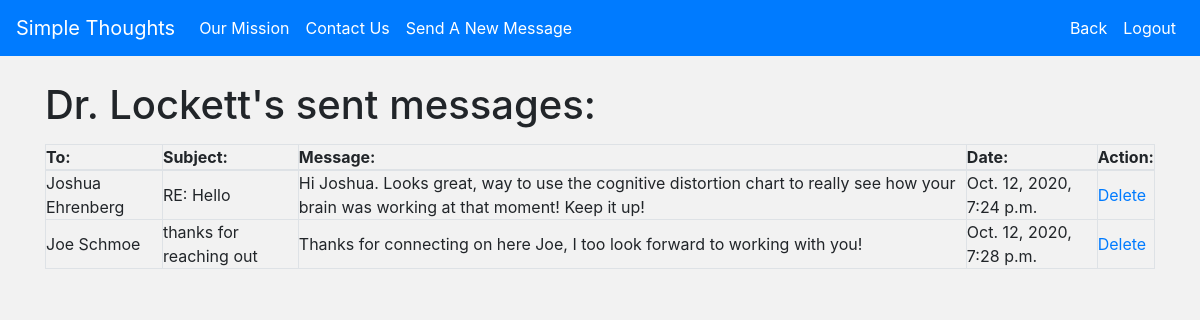
Screenshot of /therapist_sent (signed in) with the database file from the repository.
### STR_app/models.py (models this page shows)
class Therapist(models.Model):
    title = models.CharField(max_length=60)
    first_name = models.CharField(max_length=60)
    last_name = models.CharField(max_length=60)
    practice_name = models.CharField(max_length=255)
    location = models.CharField(max_length=255)
    gender = models.CharField(max_length=10)
    accept_new_patients = models.BooleanField(default=False)
    email = models.CharField(max_length=255)
    password = models.CharField(max_length=255)
    created_at = models.DateTimeField(auto_now_add = True)
    updated_at = models.DateTimeField(auto_now = True)
    objects = TherapistManager()

class Message(models.Model):
    therapist = models.ForeignKey(Therapist, related_name="therapist_message", on_delete=models.CASCADE)
    patient = models.ForeignKey(Patient, related_name="patient_message", on_delete=models.CASCADE)
    sender = models.CharField(max_length=9)
    subject = models.CharField(max_length=255)
    message_content = models.TextField(null = True)
    unread = models.BooleanField(default=True)
    created_at = models.DateTimeField(auto_now_add = True)
    updated_at = models.DateTimeField(auto_now = True)
    objects = MessageManager()

class Patient(models.Model):
    first_name = models.CharField(max_length=60)
    last_name = models.CharField(max_length=60)
    email = models.CharField(max_length=255)
    password = models.CharField(max_length=255)
    therapist = models.ForeignKey(Therapist, related_name='patients', on_delete=models.CASCADE)
    created_at = models.DateTimeField(auto_now_add = True)
    updated_at = models.DateTimeField(auto_now = True)
    objects = PatientManager()

### STR_app/views.py (the view)
# urls.py: path('therapist_sent', views.therapist_sent),
def therapist_sent(request):
    if 'therapist_id' not in request.session:
        return redirect('/')
    context = {
        'therapist': Therapist.objects.get(id=request.session['therapist_id'])
    }
    return render(request, 'therapist_sent.html', context)

### STR_app/templates/therapist_sent.html (shortened to what this page needs)
<!DOCTYPE html>
<html lang="en">
<head>
    <link href="https://stackpath.bootstrapcdn.com/bootstrap/4.5.0/css/bootstrap.min.css" rel="stylesheet">
    {% load static %}
    <link rel="stylesheet" href="{% static 'style/css/style.css' %}">
</head>
<body>
    <nav class="navbar navbar-expand-lg navbar-dark bg-primary">
        <a class="navbar-brand" href="/">Simple Thoughts</a>
        <div class="collapse navbar-collapse" id="navbarNav">
            <ul class="navbar-nav">
                <li class="nav-item active">
                    <a class="nav-link" href="/our_mission">Our Mission <span class="sr-only">(current)</span></a>
                </li>
                <li class="nav-item active">
                    <a class="nav-link" href="/contact">Contact Us</a>
                </li>
                <li class="nav-item active">
                    <a class="nav-link" href="/therapist_new_message">Send A New Message</a>
                </li>
            </ul>
            <ul class="navbar-nav ml-auto">
                <li class="nav-item active">
                    <a class="nav-link" href="/therapist_mailbox">Back</a>
                </li>
                <li class="nav-item active">
                    <a class="nav-link" href="/logout">Logout</a>
                </li>
            </ul>
        </div>
      </nav>
      <div class="container">
        <h1 id="t_sent_h1">{{ therapist.title}} {{ therapist.last_name }}'s sent messages:</h1>
        <table id="t_sent_table" class="table-bordered" style="width:100%">
            <thead>
                <tr>
                    <th>To:</th>
                    <th>Subject:</th>
                    <th>Message:</th>
                    <th>Date:</th>
                    <th>Action:</th>
                </tr>
            </thead>
            <tbody>
                {% for msg in therapist.therapist_message.all  %}
                {% if msg.sender == "therapist" %}
                <tr>
                    <td>{{msg.patient.first_name }} {{ msg.patient.last_name }}</td>
                    <td>{{ msg.subject }}</td>
                    <td>{{ msg.message_content }}</td>
                    <td>{{ msg.created_at }}</td>
                    <td><a href="/therapist_delete/{{ msg.id }}">Delete</a> </td>
                </tr>
                {% endif %}
                {% endfor %}
            </tbody>
        </table>
    </div>
</body>
</html>

### STR_app/static/style/css/style.css (style rules this page uses)
* { padding: 0px; margin: 0px; }
body { background-color: #f2f2f2; }
#t_sent_h1 { margin-top: 25px; }
#t_sent_table { margin-top: 15px; }

### rows the page displays
Therapist: title "Dr.", last_name "Lockett"
Message: patient.first_name "Joshua", patient.last_name "Ehrenberg", subject "RE: Hello", message_content "Hi Joshua. Looks great, way to use the cognitive distortion chart to really see how your brain was working at that moment! Keep it up!", created_at "Oct. 12, 2020, 7:24 p.m."
Message: patient.first_name "Joe", patient.last_name "Schmoe", subject "thanks for reaching out", message_content "Thanks for connecting on here Joe, I too look forward to working with you!", created_at "Oct. 12, 2020, 7:28 p.m."
